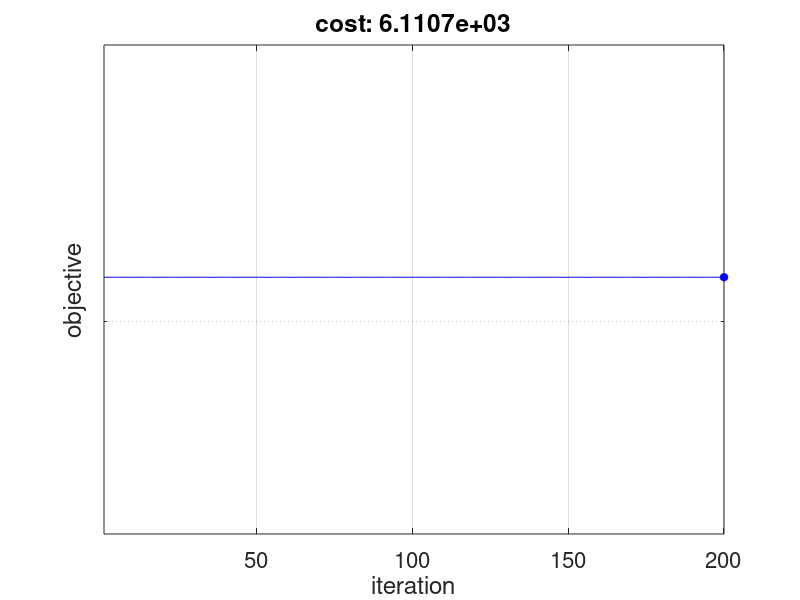

Write the MATLAB code that produced this figure.
% GM with a fixed step
%
% Least squares: gradient method with fixed step
%
% U. S. Kamilov, CIG, WUSTL, 2021.

%%%%%%%%%%%%%%%%%%%%%%%%%%%%%%%%%%%%%%%%%%%%%%%%%%%%%%%%%%%%%%%%%%%%%%%%%%%
%% prepare workspace
%%%%%%%%%%%%%%%%%%%%%%%%%%%%%%%%%%%%%%%%%%%%%%%%%%%%%%%%%%%%%%%%%%%%%%%%%%%

clear; close all; home;

%%%%%%%%%%%%%%%%%%%%%%%%%%%%%%%%%%%%%%%%%%%%%%%%%%%%%%%%%%%%%%%%%%%%%%%%%%%
%% load the variables of the optimization problem
%%%%%%%%%%%%%%%%%%%%%%%%%%%%%%%%%%%%%%%%%%%%%%%%%%%%%%%%%%%%%%%%%%%%%%%%%%%

load('dataset.mat');

[m, n] = size(A); % m rows, n cols

%%%%%%%%%%%%%%%%%%%%%%%%%%%%%%%%%%%%%%%%%%%%%%%%%%%%%%%%%%%%%%%%%%%%%%%%%%%
%% set up the function and its gradient
%%%%%%%%%%%%%%%%%%%%%%%%%%%%%%%%%%%%%%%%%%%%%%%%%%%%%%%%%%%%%%%%%%%%%%%%%%%
stepSize = 1; % step-size of the gradient method
lambda = 0.02;

evaluateFunc = @(x) (1/2)*norm(A*x-b)^2;
evaluateGrad = @(x) A'*(A*x-b);

evaluate_g = @(x) lambda*norm(x,1);
evaluateGrad_g = @(y) abs(A').*sign(y); % This is the rule for subgrad of g
%%%%%%%%%%%%%%%%%%%%%%%%%%%%%%%%%%%%%%%%%%%%%%%%%%%%%%%%%%%%%%%%%%%%%%%%%%%
%% parameters of the gradient method
%%%%%%%%%%%%%%%%%%%%%%%%%%%%%%%%%%%%%%%%%%%%%%%%%%%%%%%%%%%%%%%%%%%%%%%%%%%

xInit = zeros(n, 1); % zero initialization
maxIter = 200; % maximum number of iterations
beta = 0.5; % Step reduction parameter
phi = 0.5;
thetaPast = 1;

%%%%%%%%%%%%%%%%%%%%%%%%%%%%%%%%%%%%%%%%%%%%%%%%%%%%%%%%%%%%%%%%%%%%%%%%%%%
%% optimize
%%%%%%%%%%%%%%%%%%%%%%%%%%%%%%%%%%%%%%%%%%%%%%%%%%%%%%%%%%%%%%%%%%%%%%%%%%%

% initialize
x = xInit;
xPast = x;

% keep track of cost function values
objVals = zeros(maxIter, 1);

% iterate
for iter = 1:maxIter
    
    
    % gradient at w
    grad = evaluateGrad(x);
    
%     % AGM
%     theta = (1+sqrt(1+4*thetaPast^2))/2;
%     beta_t = (thetaPast - 1)/theta;
%     s = x + beta_t*(x - xPast);
%     % Update x 
%     xPast = x;
%     
%     % update AGM
%     x = s - stepSize*evaluateGrad(s);
%     
%     stepSize = 100;
%     
%     % BLS
%     while (evaluateFunc(x - stepSize*evaluateGrad(x)) > evaluateFunc(x) ...
%                                     - phi*stepSize*norm(evaluateGrad(x))^2)
%     stepSize = beta*stepSize;
%     
%     end
    
    % update GDM
    %xNext = x - stepSize*evaluateGrad(x);
    
    % SGD
    xNext = x - stepSize*evaluateGrad_g(x);
    
    % evaluate the objective
    funcNext = evaluateFunc(xNext);
    
    % store the objective and the classification error
    objVals(iter) = funcNext;
    
    fprintf('[%d/%d] [step: %.1e] [objective: %.1e] [norm(grad): %.1e]\n',...
        iter, maxIter, stepSize, objVals(iter), norm(grad));
    
    %%%%%%%%%%%%%%%%%%%%%%%%%%%%%%%%%%%%%%%%%%%%%%%%%%%%%%%%%%%%%%%%%%%%%%%
    % begin visualize data
    %%%%%%%%%%%%%%%%%%%%%%%%%%%%%%%%%%%%%%%%%%%%%%%%%%%%%%%%%%%%%%%%%%%%%%%
    
    % plot the evolution
    figure(1);
    set(gcf, 'Color', 'w');
    semilogy(1:iter, objVals(1:iter), 'b-',...
        iter, objVals(iter), 'b*', 'LineWidth', 2);
    grid on;
    axis tight;
    xlabel('iteration');
    ylabel('objective');
    title(sprintf('cost: %.4e', objVals(iter)));
    xlim([1 maxIter]);
    set(gca, 'FontSize', 16);
    drawnow;
    
    %%%%%%%%%%%%%%%%%%%%%%%%%%%%%%%%%%%%%%%%%%%%%%%%%%%%%%%%%%%%%%%%%%%%%%%
    % end visualize data
    %%%%%%%%%%%%%%%%%%%%%%%%%%%%%%%%%%%%%%%%%%%%%%%%%%%%%%%%%%%%%%%%%%%%%%%
    
    % update w
    %thetaPast = theta;
    x = xNext;
end
